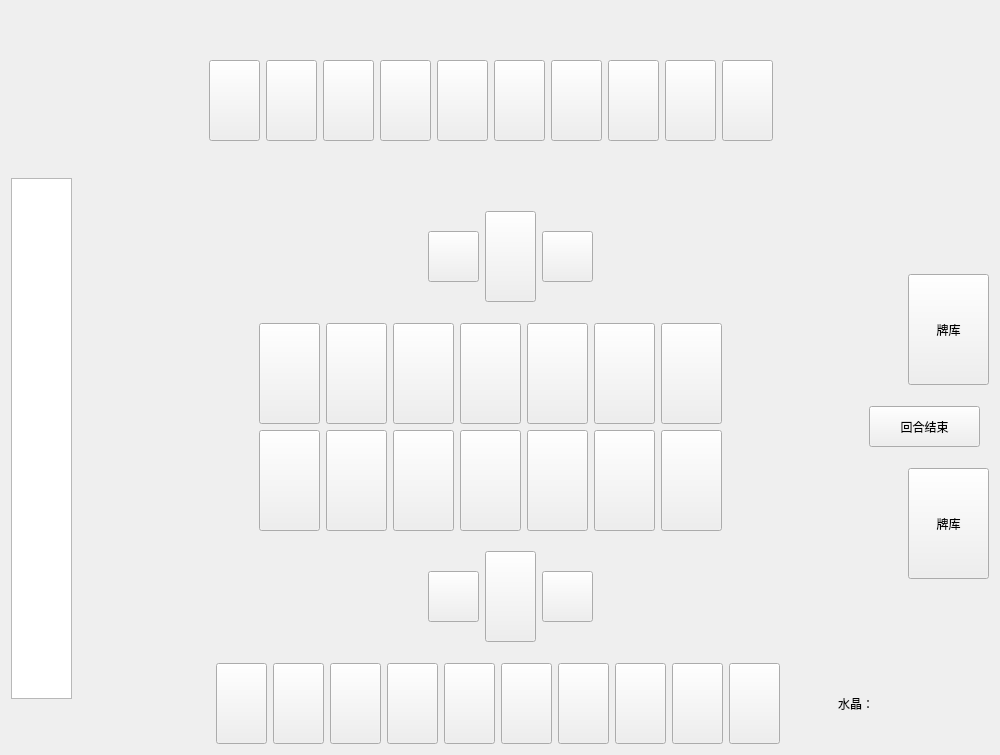
<?xml version="1.0" encoding="UTF-8"?>
<ui version="4.0">
 <class>battlewindow</class>
 <widget class="QWidget" name="battlewindow">
  <property name="geometry">
   <rect>
    <x>0</x>
    <y>0</y>
    <width>1000</width>
    <height>755</height>
   </rect>
  </property>
  <property name="windowTitle">
   <string>Form</string>
  </property>
  <layout class="QGridLayout" name="gridLayout">
   <item row="6" column="3" colspan="3">
    <layout class="QHBoxLayout" name="horizontalLayout_8">
     <item>
      <spacer name="horizontalSpacer_2">
       <property name="orientation">
        <enum>Qt::Horizontal</enum>
       </property>
       <property name="sizeHint" stdset="0">
        <size>
         <width>118</width>
         <height>20</height>
        </size>
       </property>
      </spacer>
     </item>
     <item>
      <layout class="QHBoxLayout" name="horizontalLayout_3">
       <item>
        <widget class="QPushButton" name="pushButton_minion11">
         <property name="minimumSize">
          <size>
           <width>61</width>
           <height>101</height>
          </size>
         </property>
         <property name="text">
          <string/>
         </property>
        </widget>
       </item>
       <item>
        <widget class="QPushButton" name="pushButton_minion12">
         <property name="minimumSize">
          <size>
           <width>61</width>
           <height>101</height>
          </size>
         </property>
         <property name="text">
          <string/>
         </property>
        </widget>
       </item>
       <item>
        <widget class="QPushButton" name="pushButton_minion13">
         <property name="minimumSize">
          <size>
           <width>61</width>
           <height>101</height>
          </size>
         </property>
         <property name="text">
          <string/>
         </property>
        </widget>
       </item>
       <item>
        <widget class="QPushButton" name="pushButton_minion14">
         <property name="minimumSize">
          <size>
           <width>61</width>
           <height>101</height>
          </size>
         </property>
         <property name="text">
          <string/>
         </property>
        </widget>
       </item>
       <item>
        <widget class="QPushButton" name="pushButton_minion15">
         <property name="minimumSize">
          <size>
           <width>61</width>
           <height>101</height>
          </size>
         </property>
         <property name="text">
          <string/>
         </property>
        </widget>
       </item>
       <item>
        <widget class="QPushButton" name="pushButton_minion16">
         <property name="minimumSize">
          <size>
           <width>61</width>
           <height>101</height>
          </size>
         </property>
         <property name="text">
          <string/>
         </property>
        </widget>
       </item>
       <item>
        <widget class="QPushButton" name="pushButton_minion17">
         <property name="minimumSize">
          <size>
           <width>61</width>
           <height>101</height>
          </size>
         </property>
         <property name="text">
          <string/>
         </property>
        </widget>
       </item>
      </layout>
     </item>
     <item>
      <spacer name="horizontalSpacer_13">
       <property name="orientation">
        <enum>Qt::Horizontal</enum>
       </property>
       <property name="sizeHint" stdset="0">
        <size>
         <width>28</width>
         <height>20</height>
        </size>
       </property>
      </spacer>
     </item>
    </layout>
   </item>
   <item row="4" column="6" rowspan="4" colspan="2">
    <layout class="QVBoxLayout" name="verticalLayout">
     <item alignment="Qt::AlignRight">
      <widget class="QPushButton" name="pushButton_card_set2">
       <property name="minimumSize">
        <size>
         <width>81</width>
         <height>111</height>
        </size>
       </property>
       <property name="maximumSize">
        <size>
         <width>81</width>
         <height>16777215</height>
        </size>
       </property>
       <property name="toolTip">
        <string extracomment="剩余卡牌：30"/>
       </property>
       <property name="text">
        <string>牌库</string>
       </property>
      </widget>
     </item>
     <item>
      <widget class="QPushButton" name="pushButton_end">
       <property name="maximumSize">
        <size>
         <width>111</width>
         <height>41</height>
        </size>
       </property>
       <property name="text">
        <string>回合结束</string>
       </property>
      </widget>
     </item>
     <item alignment="Qt::AlignRight">
      <widget class="QPushButton" name="pushButton_card_set1">
       <property name="minimumSize">
        <size>
         <width>81</width>
         <height>111</height>
        </size>
       </property>
       <property name="maximumSize">
        <size>
         <width>81</width>
         <height>16777215</height>
        </size>
       </property>
       <property name="toolTip">
        <string extracomment="剩余卡牌：30"/>
       </property>
       <property name="text">
        <string>牌库</string>
       </property>
      </widget>
     </item>
    </layout>
   </item>
   <item row="0" column="5" rowspan="2" colspan="3">
    <spacer name="horizontalSpacer_5">
     <property name="orientation">
      <enum>Qt::Horizontal</enum>
     </property>
     <property name="sizeHint" stdset="0">
      <size>
       <width>209</width>
       <height>20</height>
      </size>
     </property>
    </spacer>
   </item>
   <item row="9" column="2" colspan="5">
    <layout class="QHBoxLayout" name="horizontalLayout_11">
     <item>
      <spacer name="horizontalSpacer_7">
       <property name="orientation">
        <enum>Qt::Horizontal</enum>
       </property>
       <property name="sizeHint" stdset="0">
        <size>
         <width>158</width>
         <height>20</height>
        </size>
       </property>
      </spacer>
     </item>
     <item>
      <layout class="QHBoxLayout" name="horizontalLayout_7">
       <item>
        <widget class="QPushButton" name="pushButton_hands1">
         <property name="minimumSize">
          <size>
           <width>51</width>
           <height>81</height>
          </size>
         </property>
         <property name="maximumSize">
          <size>
           <width>51</width>
           <height>81</height>
          </size>
         </property>
         <property name="text">
          <string/>
         </property>
        </widget>
       </item>
       <item>
        <widget class="QPushButton" name="pushButton_hands2">
         <property name="minimumSize">
          <size>
           <width>51</width>
           <height>81</height>
          </size>
         </property>
         <property name="maximumSize">
          <size>
           <width>51</width>
           <height>81</height>
          </size>
         </property>
         <property name="text">
          <string/>
         </property>
        </widget>
       </item>
       <item>
        <widget class="QPushButton" name="pushButton_hands3">
         <property name="minimumSize">
          <size>
           <width>51</width>
           <height>81</height>
          </size>
         </property>
         <property name="maximumSize">
          <size>
           <width>51</width>
           <height>81</height>
          </size>
         </property>
         <property name="text">
          <string/>
         </property>
        </widget>
       </item>
       <item>
        <widget class="QPushButton" name="pushButton_hands4">
         <property name="minimumSize">
          <size>
           <width>51</width>
           <height>81</height>
          </size>
         </property>
         <property name="maximumSize">
          <size>
           <width>51</width>
           <height>81</height>
          </size>
         </property>
         <property name="text">
          <string/>
         </property>
        </widget>
       </item>
       <item>
        <widget class="QPushButton" name="pushButton_hands5">
         <property name="minimumSize">
          <size>
           <width>51</width>
           <height>81</height>
          </size>
         </property>
         <property name="maximumSize">
          <size>
           <width>51</width>
           <height>81</height>
          </size>
         </property>
         <property name="text">
          <string/>
         </property>
        </widget>
       </item>
       <item>
        <widget class="QPushButton" name="pushButton_hands6">
         <property name="minimumSize">
          <size>
           <width>51</width>
           <height>81</height>
          </size>
         </property>
         <property name="maximumSize">
          <size>
           <width>51</width>
           <height>81</height>
          </size>
         </property>
         <property name="text">
          <string/>
         </property>
        </widget>
       </item>
       <item>
        <widget class="QPushButton" name="pushButton_hands7">
         <property name="minimumSize">
          <size>
           <width>51</width>
           <height>81</height>
          </size>
         </property>
         <property name="maximumSize">
          <size>
           <width>51</width>
           <height>81</height>
          </size>
         </property>
         <property name="text">
          <string/>
         </property>
        </widget>
       </item>
       <item>
        <widget class="QPushButton" name="pushButton_hands8">
         <property name="minimumSize">
          <size>
           <width>51</width>
           <height>81</height>
          </size>
         </property>
         <property name="maximumSize">
          <size>
           <width>51</width>
           <height>81</height>
          </size>
         </property>
         <property name="text">
          <string/>
         </property>
        </widget>
       </item>
       <item>
        <widget class="QPushButton" name="pushButton_hands9">
         <property name="minimumSize">
          <size>
           <width>51</width>
           <height>81</height>
          </size>
         </property>
         <property name="maximumSize">
          <size>
           <width>51</width>
           <height>81</height>
          </size>
         </property>
         <property name="text">
          <string/>
         </property>
        </widget>
       </item>
       <item>
        <widget class="QPushButton" name="pushButton_hands10">
         <property name="minimumSize">
          <size>
           <width>51</width>
           <height>81</height>
          </size>
         </property>
         <property name="maximumSize">
          <size>
           <width>51</width>
           <height>81</height>
          </size>
         </property>
         <property name="text">
          <string/>
         </property>
        </widget>
       </item>
      </layout>
     </item>
     <item>
      <spacer name="horizontalSpacer_10">
       <property name="orientation">
        <enum>Qt::Horizontal</enum>
       </property>
       <property name="sizeHint" stdset="0">
        <size>
         <width>40</width>
         <height>20</height>
        </size>
       </property>
      </spacer>
     </item>
     <item>
      <widget class="QLabel" name="lanel_mana">
       <property name="text">
        <string>水晶：</string>
       </property>
      </widget>
     </item>
     <item>
      <spacer name="horizontalSpacer_11">
       <property name="orientation">
        <enum>Qt::Horizontal</enum>
       </property>
       <property name="sizeHint" stdset="0">
        <size>
         <width>40</width>
         <height>20</height>
        </size>
       </property>
      </spacer>
     </item>
    </layout>
   </item>
   <item row="5" column="3" colspan="3">
    <layout class="QHBoxLayout" name="horizontalLayout_6">
     <item>
      <spacer name="horizontalSpacer">
       <property name="orientation">
        <enum>Qt::Horizontal</enum>
       </property>
       <property name="sizeHint" stdset="0">
        <size>
         <width>108</width>
         <height>20</height>
        </size>
       </property>
      </spacer>
     </item>
     <item>
      <layout class="QHBoxLayout" name="horizontalLayout_4">
       <item>
        <widget class="QPushButton" name="pushButton_minion21">
         <property name="minimumSize">
          <size>
           <width>61</width>
           <height>101</height>
          </size>
         </property>
         <property name="text">
          <string/>
         </property>
        </widget>
       </item>
       <item>
        <widget class="QPushButton" name="pushButton_minion22">
         <property name="minimumSize">
          <size>
           <width>61</width>
           <height>101</height>
          </size>
         </property>
         <property name="text">
          <string/>
         </property>
        </widget>
       </item>
       <item>
        <widget class="QPushButton" name="pushButton_minion23">
         <property name="minimumSize">
          <size>
           <width>61</width>
           <height>101</height>
          </size>
         </property>
         <property name="text">
          <string/>
         </property>
        </widget>
       </item>
       <item>
        <widget class="QPushButton" name="pushButton_minion24">
         <property name="minimumSize">
          <size>
           <width>61</width>
           <height>101</height>
          </size>
         </property>
         <property name="text">
          <string/>
         </property>
        </widget>
       </item>
       <item>
        <widget class="QPushButton" name="pushButton_minion25">
         <property name="minimumSize">
          <size>
           <width>61</width>
           <height>101</height>
          </size>
         </property>
         <property name="text">
          <string/>
         </property>
        </widget>
       </item>
       <item>
        <widget class="QPushButton" name="pushButton_minion26">
         <property name="minimumSize">
          <size>
           <width>61</width>
           <height>101</height>
          </size>
         </property>
         <property name="text">
          <string/>
         </property>
        </widget>
       </item>
       <item>
        <widget class="QPushButton" name="pushButton_minion27">
         <property name="minimumSize">
          <size>
           <width>61</width>
           <height>101</height>
          </size>
         </property>
         <property name="text">
          <string/>
         </property>
        </widget>
       </item>
      </layout>
     </item>
     <item>
      <spacer name="horizontalSpacer_12">
       <property name="orientation">
        <enum>Qt::Horizontal</enum>
       </property>
       <property name="sizeHint" stdset="0">
        <size>
         <width>40</width>
         <height>20</height>
        </size>
       </property>
      </spacer>
     </item>
    </layout>
   </item>
   <item row="0" column="0" rowspan="2">
    <spacer name="verticalSpacer_2">
     <property name="orientation">
      <enum>Qt::Vertical</enum>
     </property>
     <property name="sizeHint" stdset="0">
      <size>
       <width>20</width>
       <height>116</height>
      </size>
     </property>
    </spacer>
   </item>
   <item row="1" column="7" rowspan="3">
    <spacer name="verticalSpacer">
     <property name="orientation">
      <enum>Qt::Vertical</enum>
     </property>
     <property name="sizeHint" stdset="0">
      <size>
       <width>20</width>
       <height>178</height>
      </size>
     </property>
    </spacer>
   </item>
   <item row="0" column="1" rowspan="2" colspan="3">
    <spacer name="horizontalSpacer_6">
     <property name="orientation">
      <enum>Qt::Horizontal</enum>
     </property>
     <property name="sizeHint" stdset="0">
      <size>
       <width>160</width>
       <height>20</height>
      </size>
     </property>
    </spacer>
   </item>
   <item row="3" column="3" rowspan="2" colspan="3">
    <layout class="QHBoxLayout" name="horizontalLayout_9">
     <item>
      <spacer name="horizontalSpacer_3">
       <property name="orientation">
        <enum>Qt::Horizontal</enum>
       </property>
       <property name="sizeHint" stdset="0">
        <size>
         <width>318</width>
         <height>20</height>
        </size>
       </property>
      </spacer>
     </item>
     <item>
      <layout class="QHBoxLayout" name="horizontalLayout_5">
       <item>
        <widget class="QPushButton" name="pushButton_weapon1_2">
         <property name="minimumSize">
          <size>
           <width>51</width>
           <height>51</height>
          </size>
         </property>
         <property name="maximumSize">
          <size>
           <width>51</width>
           <height>51</height>
          </size>
         </property>
         <property name="text">
          <string/>
         </property>
        </widget>
       </item>
       <item>
        <widget class="QPushButton" name="pushButton_hero2">
         <property name="minimumSize">
          <size>
           <width>51</width>
           <height>91</height>
          </size>
         </property>
         <property name="text">
          <string/>
         </property>
        </widget>
       </item>
       <item>
        <widget class="QPushButton" name="pushButton_skill2">
         <property name="minimumSize">
          <size>
           <width>51</width>
           <height>51</height>
          </size>
         </property>
         <property name="maximumSize">
          <size>
           <width>51</width>
           <height>51</height>
          </size>
         </property>
         <property name="text">
          <string/>
         </property>
        </widget>
       </item>
      </layout>
     </item>
     <item>
      <spacer name="horizontalSpacer_4">
       <property name="orientation">
        <enum>Qt::Horizontal</enum>
       </property>
       <property name="sizeHint" stdset="0">
        <size>
         <width>278</width>
         <height>20</height>
        </size>
       </property>
      </spacer>
     </item>
    </layout>
   </item>
   <item row="7" column="3" rowspan="2" colspan="3">
    <layout class="QHBoxLayout" name="horizontalLayout_10">
     <item>
      <spacer name="horizontalSpacer_8">
       <property name="orientation">
        <enum>Qt::Horizontal</enum>
       </property>
       <property name="sizeHint" stdset="0">
        <size>
         <width>318</width>
         <height>20</height>
        </size>
       </property>
      </spacer>
     </item>
     <item>
      <layout class="QHBoxLayout" name="horizontalLayout">
       <item>
        <widget class="QPushButton" name="pushButton_weapon1">
         <property name="minimumSize">
          <size>
           <width>51</width>
           <height>51</height>
          </size>
         </property>
         <property name="maximumSize">
          <size>
           <width>51</width>
           <height>51</height>
          </size>
         </property>
         <property name="text">
          <string/>
         </property>
        </widget>
       </item>
       <item>
        <widget class="QPushButton" name="pushButton_hero1">
         <property name="minimumSize">
          <size>
           <width>51</width>
           <height>91</height>
          </size>
         </property>
         <property name="text">
          <string/>
         </property>
        </widget>
       </item>
       <item>
        <widget class="QPushButton" name="pushButton_skill1">
         <property name="minimumSize">
          <size>
           <width>51</width>
           <height>51</height>
          </size>
         </property>
         <property name="maximumSize">
          <size>
           <width>51</width>
           <height>51</height>
          </size>
         </property>
         <property name="text">
          <string/>
         </property>
        </widget>
       </item>
      </layout>
     </item>
     <item>
      <spacer name="horizontalSpacer_9">
       <property name="orientation">
        <enum>Qt::Horizontal</enum>
       </property>
       <property name="sizeHint" stdset="0">
        <size>
         <width>278</width>
         <height>20</height>
        </size>
       </property>
      </spacer>
     </item>
    </layout>
   </item>
   <item row="2" column="0" rowspan="8" colspan="3">
    <widget class="QTextBrowser" name="textBrowser">
     <property name="maximumSize">
      <size>
       <width>61</width>
       <height>521</height>
      </size>
     </property>
    </widget>
   </item>
   <item row="0" column="4" rowspan="3">
    <layout class="QHBoxLayout" name="horizontalLayout_2">
     <item>
      <widget class="QPushButton" name="pushButton_16">
       <property name="minimumSize">
        <size>
         <width>51</width>
         <height>81</height>
        </size>
       </property>
       <property name="maximumSize">
        <size>
         <width>51</width>
         <height>81</height>
        </size>
       </property>
       <property name="text">
        <string/>
       </property>
      </widget>
     </item>
     <item>
      <widget class="QPushButton" name="pushButton_17">
       <property name="minimumSize">
        <size>
         <width>51</width>
         <height>81</height>
        </size>
       </property>
       <property name="maximumSize">
        <size>
         <width>51</width>
         <height>81</height>
        </size>
       </property>
       <property name="text">
        <string/>
       </property>
      </widget>
     </item>
     <item>
      <widget class="QPushButton" name="pushButton_18">
       <property name="minimumSize">
        <size>
         <width>51</width>
         <height>81</height>
        </size>
       </property>
       <property name="maximumSize">
        <size>
         <width>51</width>
         <height>81</height>
        </size>
       </property>
       <property name="text">
        <string/>
       </property>
      </widget>
     </item>
     <item>
      <widget class="QPushButton" name="pushButton_19">
       <property name="minimumSize">
        <size>
         <width>51</width>
         <height>81</height>
        </size>
       </property>
       <property name="maximumSize">
        <size>
         <width>51</width>
         <height>81</height>
        </size>
       </property>
       <property name="text">
        <string/>
       </property>
      </widget>
     </item>
     <item>
      <widget class="QPushButton" name="pushButton_20">
       <property name="minimumSize">
        <size>
         <width>51</width>
         <height>81</height>
        </size>
       </property>
       <property name="maximumSize">
        <size>
         <width>51</width>
         <height>81</height>
        </size>
       </property>
       <property name="text">
        <string/>
       </property>
      </widget>
     </item>
     <item>
      <widget class="QPushButton" name="pushButton_25">
       <property name="minimumSize">
        <size>
         <width>51</width>
         <height>81</height>
        </size>
       </property>
       <property name="maximumSize">
        <size>
         <width>51</width>
         <height>81</height>
        </size>
       </property>
       <property name="text">
        <string/>
       </property>
      </widget>
     </item>
     <item>
      <widget class="QPushButton" name="pushButton_24">
       <property name="minimumSize">
        <size>
         <width>51</width>
         <height>81</height>
        </size>
       </property>
       <property name="maximumSize">
        <size>
         <width>51</width>
         <height>81</height>
        </size>
       </property>
       <property name="text">
        <string/>
       </property>
      </widget>
     </item>
     <item>
      <widget class="QPushButton" name="pushButton_23">
       <property name="minimumSize">
        <size>
         <width>51</width>
         <height>81</height>
        </size>
       </property>
       <property name="maximumSize">
        <size>
         <width>51</width>
         <height>81</height>
        </size>
       </property>
       <property name="text">
        <string/>
       </property>
      </widget>
     </item>
     <item>
      <widget class="QPushButton" name="pushButton_22">
       <property name="minimumSize">
        <size>
         <width>51</width>
         <height>81</height>
        </size>
       </property>
       <property name="maximumSize">
        <size>
         <width>51</width>
         <height>81</height>
        </size>
       </property>
       <property name="text">
        <string/>
       </property>
      </widget>
     </item>
     <item>
      <widget class="QPushButton" name="pushButton_21">
       <property name="minimumSize">
        <size>
         <width>51</width>
         <height>81</height>
        </size>
       </property>
       <property name="maximumSize">
        <size>
         <width>51</width>
         <height>81</height>
        </size>
       </property>
       <property name="text">
        <string/>
       </property>
      </widget>
     </item>
    </layout>
   </item>
  </layout>
 </widget>
 <resources/>
 <connections/>
</ui>
